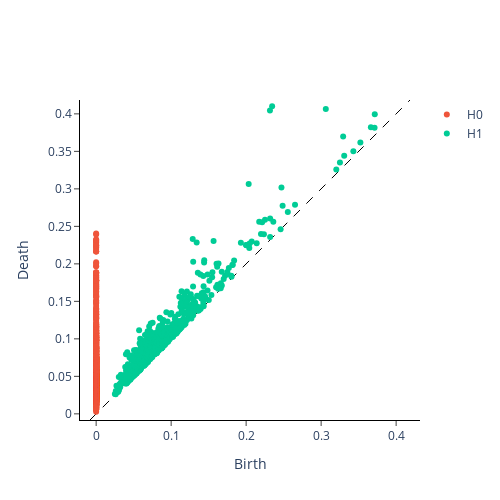

The cell this chart's notebook holds for it:
### Markdown cell above
## Persistence Diagrams

### Code cell
y_fixed_embedded = y_fixed_embedded[None, :, :]

# 0 - connected components, 1 - loops (2 - voids: to do later with more computational power)
homology_dimensions = [0, 1]# 2]

fixed_persistence = VietorisRipsPersistence(
    homology_dimensions=homology_dimensions, n_jobs=6
)
print("Persistence diagram for fixed parameters")
fixed_persistence.fit_transform_plot(y_fixed_embedded)

### Figure 1 — Plotly figure (JSON) as saved in the notebook; plotly's stock layout.template omitted (floating-point values rounded to 4 significant figures; data arrays with more than 128 entries replaced by an {"elided": "..."} marker saying what was removed)
{"data": [{"hoverinfo": "none", "line": {"color": "black", "dash": "dash", "width": 1}, "mode": "lines", "showlegend": false, "type": "scatter", "x": [-0.008206, 0.4185], "y": [-0.008206, 0.4185]}, {"hoverinfo": "text", "hovertext": {"elided": "1499 str values"}, "mode": "markers", "name": "H0", "type": "scatter", "x": {"elided": "1499 int values"}, "y": {"elided": "1499 float values"}}, {"hoverinfo": "text", "hovertext": {"elided": "745 str values"}, "mode": "markers", "name": "H1", "type": "scatter", "x": {"elided": "745 float values"}, "y": {"elided": "745 float values"}}], "layout": {"height": 500, "plot_bgcolor": "white", "width": 500, "xaxis": {"autorange": false, "exponentformat": "e", "linecolor": "black", "linewidth": 1, "mirror": false, "range": [-0.008206, 0.4185], "showexponent": "all", "showline": true, "side": "bottom", "ticks": "outside", "title": {"text": "Birth"}, "type": "linear", "zeroline": true}, "yaxis": {"autorange": false, "exponentformat": "e", "linecolor": "black", "linewidth": 1, "mirror": false, "range": [-0.008206, 0.4185], "scaleanchor": "x", "scaleratio": 1, "showexponent": "all", "showline": true, "side": "left", "ticks": "outside", "title": {"text": "Death"}, "type": "linear", "zeroline": true}}}
